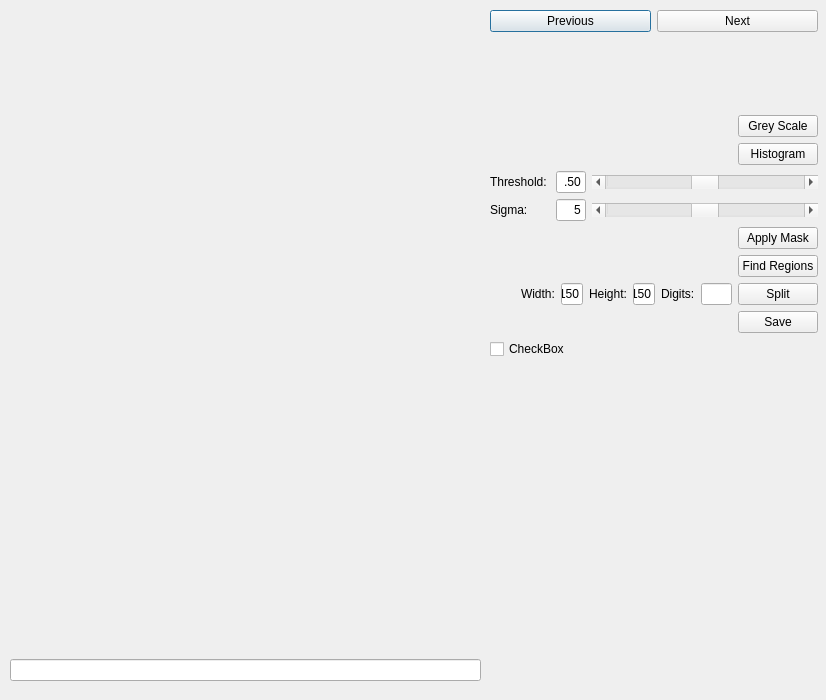
<?xml version="1.0" encoding="UTF-8"?>
<ui version="4.0">
 <class>Dialog</class>
 <widget class="QDialog" name="Dialog">
  <property name="geometry">
   <rect>
    <x>0</x>
    <y>0</y>
    <width>826</width>
    <height>700</height>
   </rect>
  </property>
  <property name="windowTitle">
   <string>Dialog</string>
  </property>
  <widget class="QWidget" name="verticalLayoutWidget">
   <property name="geometry">
    <rect>
     <x>10</x>
     <y>10</y>
     <width>471</width>
     <height>671</height>
    </rect>
   </property>
   <layout class="QVBoxLayout" name="verticalLayout">
    <item>
     <widget class="QWidget" name="widget" native="true"/>
    </item>
    <item>
     <widget class="QLineEdit" name="leMsg">
      <property name="font">
       <font>
        <family>Tahoma</family>
        <weight>75</weight>
        <bold>true</bold>
       </font>
      </property>
      <property name="text">
       <string/>
      </property>
      <property name="alignment">
       <set>Qt::AlignCenter</set>
      </property>
     </widget>
    </item>
   </layout>
  </widget>
  <widget class="QWidget" name="verticalLayoutWidget_2">
   <property name="geometry">
    <rect>
     <x>490</x>
     <y>10</y>
     <width>328</width>
     <height>358</height>
    </rect>
   </property>
   <layout class="QVBoxLayout" name="verticalLayout_2">
    <property name="bottomMargin">
     <number>9</number>
    </property>
    <item>
     <layout class="QHBoxLayout" name="horizontalLayout">
      <item>
       <widget class="QPushButton" name="btnPrevious">
        <property name="text">
         <string>Previous</string>
        </property>
       </widget>
      </item>
      <item>
       <widget class="QPushButton" name="btnNext">
        <property name="text">
         <string>Next</string>
        </property>
       </widget>
      </item>
     </layout>
    </item>
    <item>
     <layout class="QHBoxLayout" name="horizontalLayout_4">
      <item>
       <spacer name="horizontalSpacer_7">
        <property name="orientation">
         <enum>Qt::Horizontal</enum>
        </property>
        <property name="sizeHint" stdset="0">
         <size>
          <width>40</width>
          <height>20</height>
         </size>
        </property>
       </spacer>
      </item>
      <item>
       <widget class="QLabel" name="labFilename">
        <property name="text">
         <string>               </string>
        </property>
       </widget>
      </item>
     </layout>
    </item>
    <item>
     <layout class="QHBoxLayout" name="horizontalLayout_5">
      <property name="bottomMargin">
       <number>0</number>
      </property>
      <item>
       <spacer name="horizontalSpacer">
        <property name="orientation">
         <enum>Qt::Horizontal</enum>
        </property>
        <property name="sizeHint" stdset="0">
         <size>
          <width>40</width>
          <height>20</height>
         </size>
        </property>
       </spacer>
      </item>
      <item>
       <widget class="QPushButton" name="btnGreyScale">
        <property name="maximumSize">
         <size>
          <width>100</width>
          <height>16777215</height>
         </size>
        </property>
        <property name="text">
         <string>Grey Scale</string>
        </property>
       </widget>
      </item>
     </layout>
    </item>
    <item>
     <layout class="QHBoxLayout" name="horizontalLayout_6">
      <property name="bottomMargin">
       <number>0</number>
      </property>
      <item>
       <spacer name="horizontalSpacer_2">
        <property name="orientation">
         <enum>Qt::Horizontal</enum>
        </property>
        <property name="sizeHint" stdset="0">
         <size>
          <width>40</width>
          <height>20</height>
         </size>
        </property>
       </spacer>
      </item>
      <item>
       <widget class="QPushButton" name="btnHistogram">
        <property name="text">
         <string>Histogram</string>
        </property>
       </widget>
      </item>
     </layout>
    </item>
    <item>
     <layout class="QHBoxLayout" name="horizontalLayout_2">
      <property name="bottomMargin">
       <number>0</number>
      </property>
      <item>
       <widget class="QLabel" name="labThreshold">
        <property name="sizePolicy">
         <sizepolicy hsizetype="Fixed" vsizetype="Preferred">
          <horstretch>0</horstretch>
          <verstretch>0</verstretch>
         </sizepolicy>
        </property>
        <property name="minimumSize">
         <size>
          <width>50</width>
          <height>0</height>
         </size>
        </property>
        <property name="maximumSize">
         <size>
          <width>60</width>
          <height>16777215</height>
         </size>
        </property>
        <property name="text">
         <string>Threshold: </string>
        </property>
       </widget>
      </item>
      <item>
       <widget class="QLineEdit" name="leThreshold">
        <property name="maximumSize">
         <size>
          <width>30</width>
          <height>16777215</height>
         </size>
        </property>
        <property name="text">
         <string>.50</string>
        </property>
        <property name="maxLength">
         <number>4</number>
        </property>
        <property name="alignment">
         <set>Qt::AlignRight|Qt::AlignTrailing|Qt::AlignVCenter</set>
        </property>
       </widget>
      </item>
      <item>
       <widget class="QScrollBar" name="hsbThreshold">
        <property name="maximum">
         <number>100</number>
        </property>
        <property name="sliderPosition">
         <number>50</number>
        </property>
        <property name="orientation">
         <enum>Qt::Horizontal</enum>
        </property>
       </widget>
      </item>
     </layout>
    </item>
    <item>
     <layout class="QHBoxLayout" name="horizontalLayout_3">
      <property name="bottomMargin">
       <number>0</number>
      </property>
      <item>
       <widget class="QLabel" name="labSigma">
        <property name="sizePolicy">
         <sizepolicy hsizetype="Fixed" vsizetype="Preferred">
          <horstretch>0</horstretch>
          <verstretch>0</verstretch>
         </sizepolicy>
        </property>
        <property name="minimumSize">
         <size>
          <width>50</width>
          <height>0</height>
         </size>
        </property>
        <property name="maximumSize">
         <size>
          <width>60</width>
          <height>16777215</height>
         </size>
        </property>
        <property name="text">
         <string>Sigma:</string>
        </property>
       </widget>
      </item>
      <item>
       <widget class="QLineEdit" name="leSigma">
        <property name="maximumSize">
         <size>
          <width>30</width>
          <height>16777215</height>
         </size>
        </property>
        <property name="text">
         <string>5</string>
        </property>
        <property name="maxLength">
         <number>4</number>
        </property>
        <property name="alignment">
         <set>Qt::AlignRight|Qt::AlignTrailing|Qt::AlignVCenter</set>
        </property>
       </widget>
      </item>
      <item>
       <widget class="QScrollBar" name="hsbSigma">
        <property name="maximum">
         <number>100</number>
        </property>
        <property name="sliderPosition">
         <number>50</number>
        </property>
        <property name="orientation">
         <enum>Qt::Horizontal</enum>
        </property>
       </widget>
      </item>
     </layout>
    </item>
    <item>
     <layout class="QHBoxLayout" name="horizontalLayout_7">
      <property name="bottomMargin">
       <number>0</number>
      </property>
      <item>
       <spacer name="horizontalSpacer_3">
        <property name="orientation">
         <enum>Qt::Horizontal</enum>
        </property>
        <property name="sizeHint" stdset="0">
         <size>
          <width>40</width>
          <height>20</height>
         </size>
        </property>
       </spacer>
      </item>
      <item>
       <widget class="QPushButton" name="btnApplyMask">
        <property name="text">
         <string>Apply Mask</string>
        </property>
       </widget>
      </item>
     </layout>
    </item>
    <item>
     <layout class="QHBoxLayout" name="horizontalLayout_8">
      <property name="bottomMargin">
       <number>0</number>
      </property>
      <item>
       <spacer name="horizontalSpacer_4">
        <property name="orientation">
         <enum>Qt::Horizontal</enum>
        </property>
        <property name="sizeHint" stdset="0">
         <size>
          <width>40</width>
          <height>20</height>
         </size>
        </property>
       </spacer>
      </item>
      <item>
       <widget class="QPushButton" name="btnFindRegions">
        <property name="text">
         <string>Find Regions</string>
        </property>
       </widget>
      </item>
     </layout>
    </item>
    <item>
     <layout class="QHBoxLayout" name="horizontalLayout_9">
      <property name="bottomMargin">
       <number>0</number>
      </property>
      <item>
       <spacer name="horizontalSpacer_5">
        <property name="orientation">
         <enum>Qt::Horizontal</enum>
        </property>
        <property name="sizeHint" stdset="0">
         <size>
          <width>40</width>
          <height>20</height>
         </size>
        </property>
       </spacer>
      </item>
      <item>
       <widget class="QLabel" name="label">
        <property name="text">
         <string>Width:</string>
        </property>
       </widget>
      </item>
      <item>
       <widget class="QLineEdit" name="leWidth">
        <property name="maximumSize">
         <size>
          <width>30</width>
          <height>16777215</height>
         </size>
        </property>
        <property name="text">
         <string>150</string>
        </property>
       </widget>
      </item>
      <item>
       <widget class="QLabel" name="label_2">
        <property name="text">
         <string>Height:</string>
        </property>
       </widget>
      </item>
      <item>
       <widget class="QLineEdit" name="leHeight">
        <property name="maximumSize">
         <size>
          <width>30</width>
          <height>16777215</height>
         </size>
        </property>
        <property name="text">
         <string>150</string>
        </property>
       </widget>
      </item>
      <item>
       <widget class="QLabel" name="label_5">
        <property name="text">
         <string>Digits:</string>
        </property>
       </widget>
      </item>
      <item>
       <widget class="QLineEdit" name="leDigits">
        <property name="maximumSize">
         <size>
          <width>40</width>
          <height>16777215</height>
         </size>
        </property>
       </widget>
      </item>
      <item>
       <widget class="QPushButton" name="btnSplit">
        <property name="text">
         <string>Split</string>
        </property>
       </widget>
      </item>
     </layout>
    </item>
    <item>
     <layout class="QHBoxLayout" name="horizontalLayout_10">
      <item>
       <spacer name="horizontalSpacer_6">
        <property name="orientation">
         <enum>Qt::Horizontal</enum>
        </property>
        <property name="sizeHint" stdset="0">
         <size>
          <width>40</width>
          <height>20</height>
         </size>
        </property>
       </spacer>
      </item>
      <item>
       <widget class="QPushButton" name="btnSave">
        <property name="text">
         <string>Save</string>
        </property>
       </widget>
      </item>
     </layout>
    </item>
    <item>
     <widget class="QCheckBox" name="cbAutoProcess">
      <property name="text">
       <string>CheckBox</string>
      </property>
     </widget>
    </item>
   </layout>
  </widget>
 </widget>
 <resources/>
 <connections/>
</ui>
